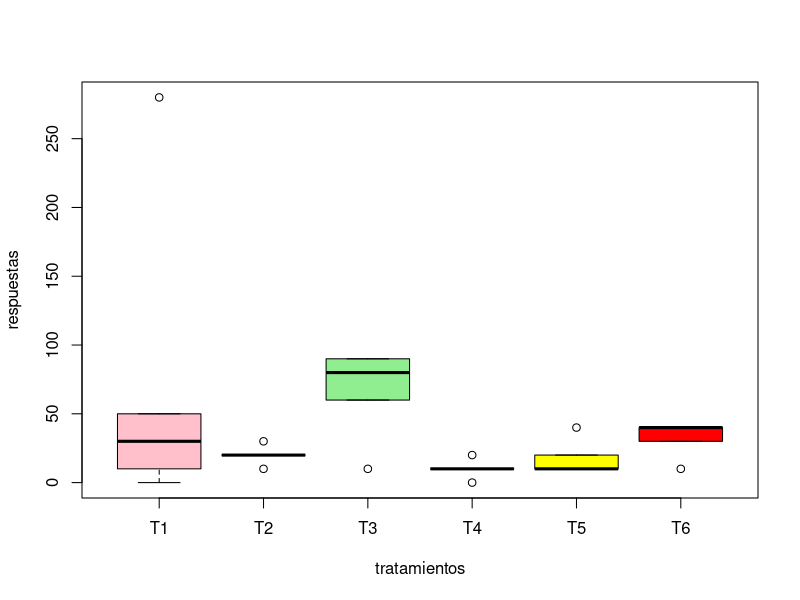
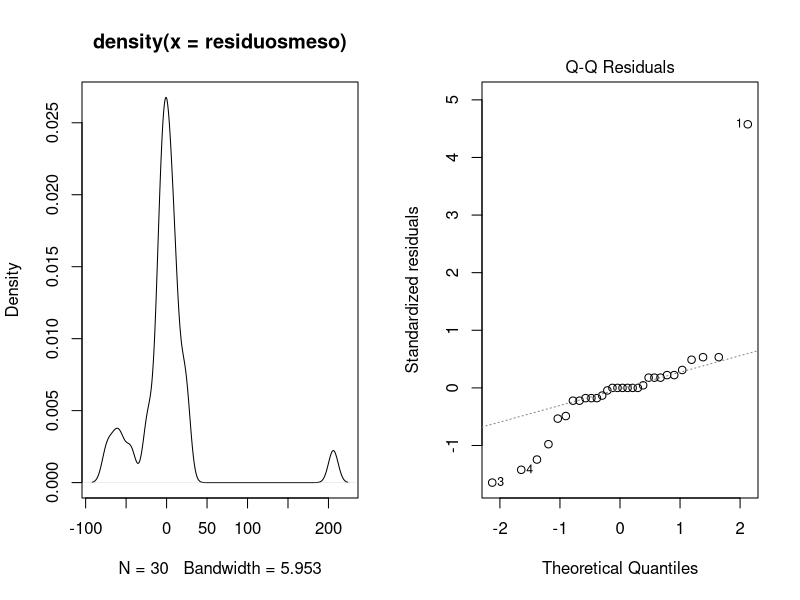
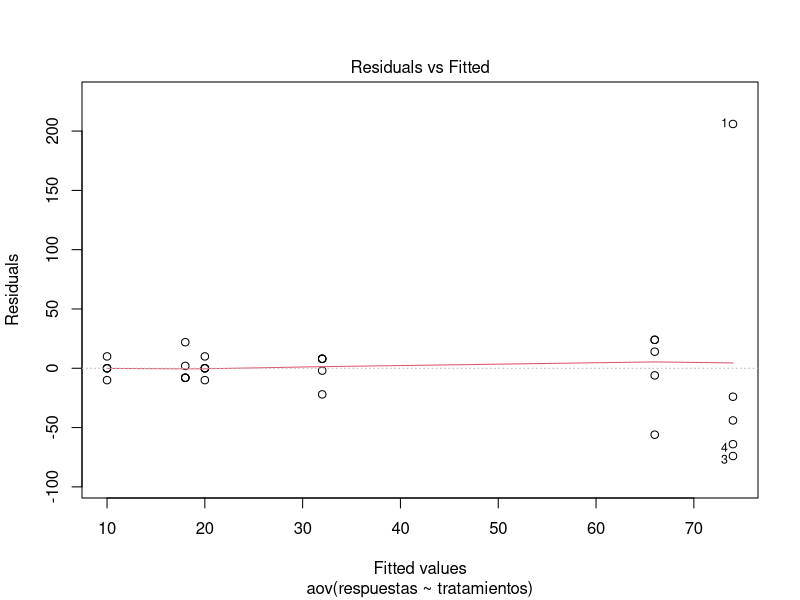
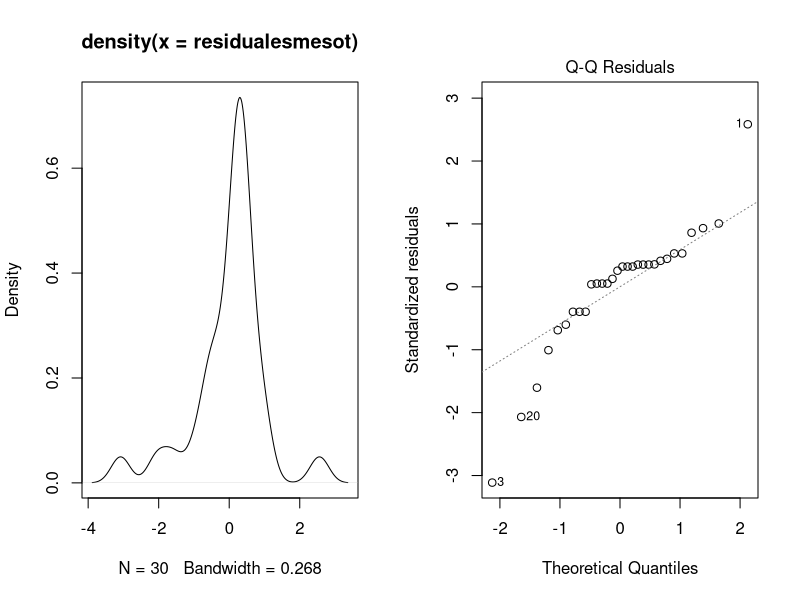
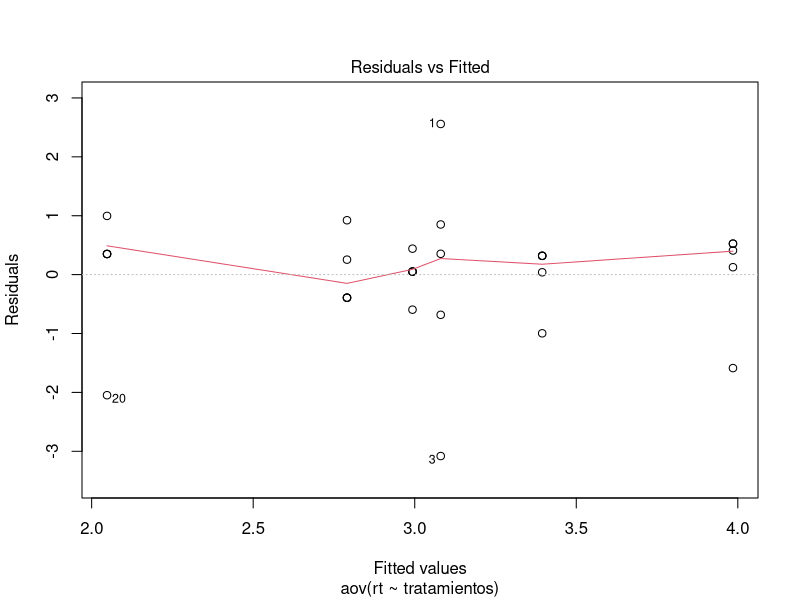

These figures' R source, in order:
require(car)

#En un estudio de diferentes empaques para la carne, Gómez y González(1991)
#realizaron una prueba microbiológica y contabilizaron el número de
#mesófilos en las diferentes muestras analizadas. Los resultados se pre-
#sentan en la siguiente tabla

#se van a hacr  5 replicas, empaques T1, T2, T3, T4, T5 Y T6
#T1 = 280, 30, 0, 10, 50
#T2 = 10, 20, 20, 20, 30
#T3 = 80, 90, 10, 90, 60
#T5 = 10, 10, 10, 20, 0
#T6 = 30, 40, 40, 40, 10

#analizar Si los empaques afecta el Número de mesófilos en cada una de las diferentes envolturas.
#Evalúe los supuestos de normalidad y homogeneidad de varianzas


tratamientos=rep(c("T1","T2","T3","T4","T5","T6"),c(5,5,5,5,5,5))
tratamientos
length(tratamientos)
respuestas=c(280,30,0,10,50,
             10,20,20,20,30,
             80,90,10,90,60,
             10,10,10,20,0,
             10,20,40,10,10,
             30,40,40,40,10)
length(respuestas)
datosmesofilos=data.frame(tratamientos,respuestas)
datosmesofilos
attach(datosmesofilos)
boxplot(respuestas ~ tratamientos, data = datosmesofilos, col = c("pink","purple","lightgreen","skyblue","yellow","red","beige"))

#1. anova
modelomeso=aov(respuestas~tratamientos, data=datosmesofilos)

#2. diagnosticos supuestos
residuosmeso=residuals(modelomeso)
residuosmeso

#Normalidad
#graficop
par(mfrow=c(1,2))
plot(density(residuosmeso))
plot(modelomeso,which=2)
shapiro.test(residuosmeso)
#P valor menor que el nivel de significancia por lo que rechazo H y acepto A
#En A no hay normalidad

#Homocedasticidad
dev.off()
plot(modelomeso,which=1)
#install.packages("car")
leveneTest(respuestas~factor(tratamientos),data=datosmesofilos) #El factor es para que no salga el error
#Para el test de levene hay homocedasticidad, pero por los embudos hay que preocuparse, por eso este ejemplo es todo lo malo que puede pasarte en la vida
#Hay una simetria demasiado marcada
#El objetivo de trasnformar los datos es corregir los errores de homocedasticidad (Por culpa del embudo), lo que trae efectos colaterales
#Puede que se arregle un poco la normalidad

datosmesofilos$rt=log(datosmesofilos$respuestas+1)
attach(datosmesofilos)
datosmesofilos
modelomesot=aov(rt~tratamientos,data=datosmesofilos)
datosmesofilos
residualesmesot=residuals(modelomesot)
residualesmesot
par(mfrow=c(1,2))
plot(density(residualesmesot))
plot(modelomesot,which=2)
shapiro.test(residualesmesot)
#No hay normalidad pero ya hay un poco de simetria
#Esto el anova ya lo puede resistir aun cuando no hay normalidad
dev.off()
plot(modelomesot,which=1)
leveneTest(rt~factor(tratamientos),data=datosmesofilos)

summary(modelomesot)
#El tipo de empaque no afecta el número de mesofilos